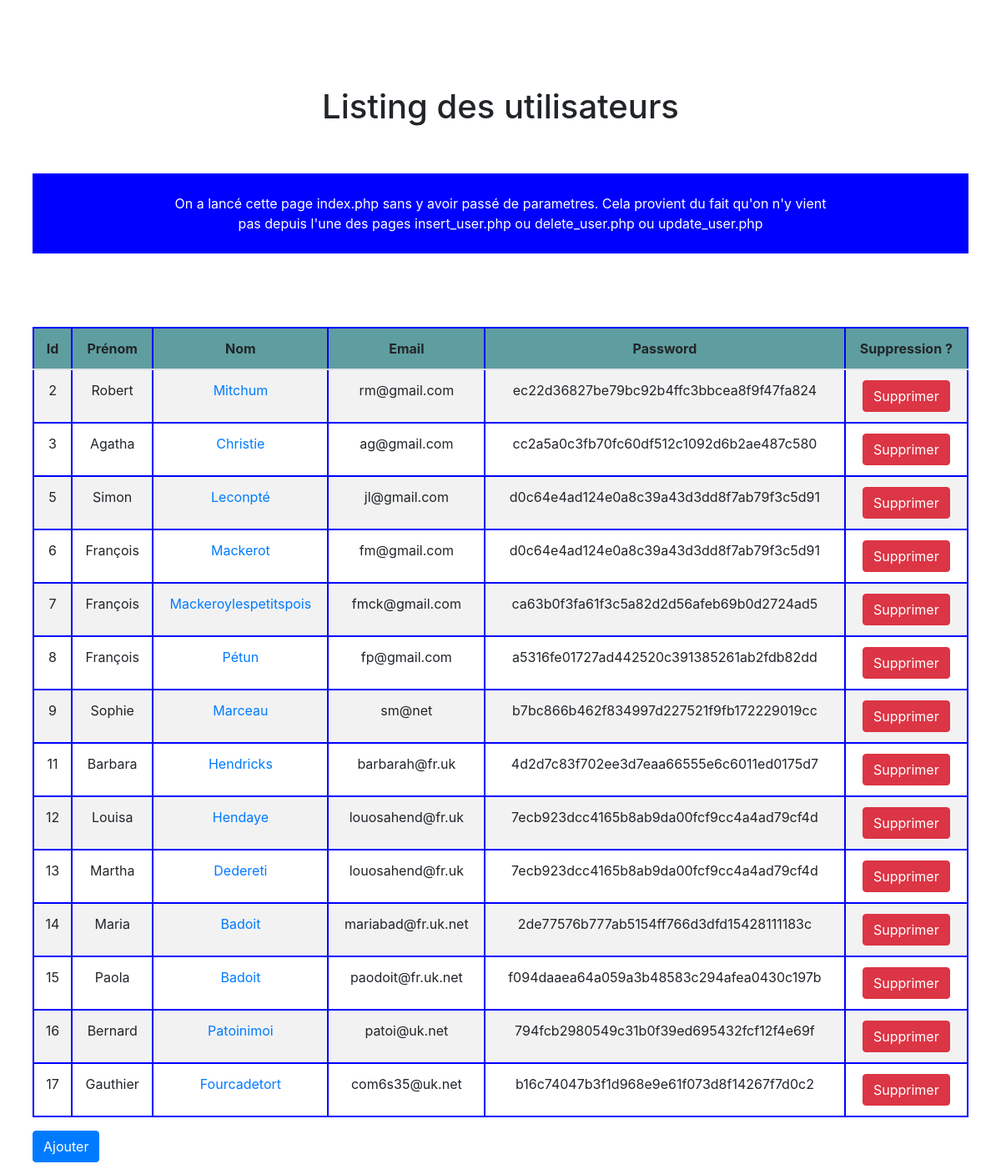
The page / on the database its author committed.
### tables this page shows
CREATE TABLE `user` (
  `id` int(3) NOT NULL,
  `nom` varchar(55) NOT NULL,
  `prenom` varchar(55) NOT NULL,
  `email` varchar(55) NOT NULL,
  `passwrd` varchar(40) NOT NULL
);

### index.php (the view, shortened to what this page needs)
<!DOCTYPE html>
<html>
    <head>
        <link rel="stylesheet" href="https://stackpath.bootstrapcdn.com/bootstrap/4.5.0/css/bootstrap.min.css">
        <link rel="stylesheet" href="styles.css" />
    </head>
    <body>
        <div class="container-fluid">
            <div class="px-4 py-2">
                <br/>
                <br />
                <br/>
                <br />
                <h1>  Listing des utilisateurs</h1>
                <br/>
                <br />
                <?php
                    $status = "";
                    if ( isset($_GET['id']) && !empty($_GET['id'])
                    && isset($_GET['status']) && !empty($_GET['status'])
                    && isset($_GET['page']) && !empty($_GET['page'])){
                        $id = intval($_GET["id"]);
                        $status = $_GET['status'];
                        $page = $_GET['page'];
                        $deb_mes = "";
                        $mil_mes = " avec l'id : " . $id;
                        $fin_mes = "<br /> lors de la sortie de la page : " . $page. ".php" ;
                        switch ($status) {
                            case "HS":
                                $deb_mes = "***** Echec ";
                                $mes =  $deb_mes . $mil_mes . $fin_mes ;
                            break;
                            case "OK":
                                $deb_mes = "Bravo Succes ";
                                $mes =  $deb_mes . $mil_mes . $fin_mes ;
                            break;
                            case "HS2":
                                $mes = "Un  utilisateur ayant même prénom et même nom est déjà présent dans la base.<br />";
                                $mes = $mes . "<br />Veuillez contacter le webmaster : mj5sur5@gmail.com";
                                break;
                            default:
                                $deb_mes = "***** Attention ***** ". $status
                                . "= cas non prévu au programme. Faites un peu attention mj !";
                                $mes =  $deb_mes . $mil_mes . $fin_mes ;
                            }
                    }
                    else{
                        $mes = "On a lancé cette page index.php sans y avoir passé de parametres.";
                        $mes = $mes . " Cela provient du fait qu'on n'y vient pas depuis l'une des pages insert_user.php ou delete_user.php ou update_user.php";
                    }
                    if ( $status == "OK" || $status == ""){
                        echo '<p class="p-mj-ok"><br />' . $mes . '<br /><br /></p>';
                    }
                    elseif ( $status == "HS"){
                        echo '<p class="p-mj-hs"><br />' . $mes . '<br /><br /></p>';
                    }
                    else{
                        echo '<p class="p-mj-hs2"><br />' . $mes . '<br /><br /></p>';
                    }
                    echo "<br /><br /><br />";
                ?>
                <?php
                    $connect = mysqli_connect("localhost", "mjdev", "&(44@5Xr!h3_baMa5fuX", "dwwm_mes_septembre");
                    $sql = "SELECT * FROM user ORDER BY id;";
                    $result = mysqli_query($connect, $sql) or die (mysqli_error($connect));
                    if ($result) {
                        $status="OK";
                        echo '<table class="table-class table table-bordered table-striped">';
                        echo '<thead class="thead-class">
                                <tr>
                                    <th>Id</th>
                                    <th>Prénom</th>
                                    <th>Nom</th>
                                    <th>Email</th>
                                    <th>Password</th>
                                    <th>Suppression ?</th>
                                </tr>
                            </thead>
                        <tbody>';
                        while($row = mysqli_fetch_assoc($result)){
                            echo '<tr><td>' . $row['id'].'</td><td>'. $row['prenom'] . '</td><td>'.'<a href='.'"form_update_user.php?id='.$row['id'].'&status='.$status.'">'.$row['nom']. '</a></td><td>'. $row['email'] . '</td><td>'. $row['passwrd'] . '</td><td><a href='.'"delete_user.php?id='.$row['id'].'" class='.'"delete"><input type="button" class="btn-add btn btn-danger" value="Supprimer"\></a></td></tr>';
                        }
                        echo '</tbody></table>';
                        echo '<a href='.'"add_user.php" class='.'"ajout'.'"><input type="button" class="btn-add btn btn-primary" value="Ajouter"\>';
                    }
                ?>
          </div>
        </div>
    </body>
</html>

### styles.css (style rules this page uses)
.thead-class { background-color: cadetblue; }
.table-class td { border: 2px solid blue; text-align: center; }
.table-class th { border: 2px solid blue; background-color: cadetblue; text-align: center; }
h1 { text-align: center; }
p { text-align: center; padding-left: 10em; padding-right: 10em; }
.p-mj-ok { background-color: #0000ff; color : #ffffff; }

### rows shown on the page
user: id "2", prenom "Robert", nom "Mitchum", email "rm@gmail.com", passwrd "ec22d36827be79bc92b4ffc3bbcea8f9f47fa824"
user: id "3", prenom "Agatha", nom "Christie", email "ag@gmail.com", passwrd "cc2a5a0c3fb70fc60df512c1092d6b2ae487c580"
user: id "5", prenom "Simon", nom "Leconpté", email "jl@gmail.com", passwrd "d0c64e4ad124e0a8c39a43d3dd8f7ab79f3c5d91"
user: id "6", prenom "François", nom "Mackerot", email "fm@gmail.com", passwrd "d0c64e4ad124e0a8c39a43d3dd8f7ab79f3c5d91"
user: id "7", prenom "François", nom "Mackeroylespetitspois", email "fmck@gmail.com", passwrd "ca63b0f3fa61f3c5a82d2d56afeb69b0d2724ad5"
user: id "8", prenom "François", nom "Pétun", email "fp@gmail.com", passwrd "a5316fe01727ad442520c391385261ab2fdb82dd"
user: id "9", prenom "Sophie", nom "Marceau", email "sm@net", passwrd "b7bc866b462f834997d227521f9fb172229019cc"
user: id "11", prenom "Barbara", nom "Hendricks", email "barbarah@fr.uk", passwrd "4d2d7c83f702ee3d7eaa66555e6c6011ed0175d7"
user: id "12", prenom "Louisa", nom "Hendaye", email "louosahend@fr.uk", passwrd "7ecb923dcc4165b8ab9da00fcf9cc4a4ad79cf4d"
user: id "13", prenom "Martha", nom "Dedereti", email "louosahend@fr.uk", passwrd "7ecb923dcc4165b8ab9da00fcf9cc4a4ad79cf4d"
user: id "14", prenom "Maria", nom "Badoit", email "mariabad@fr.uk.net", passwrd "2de77576b777ab5154ff766d3dfd15428111183c"
user: id "15", prenom "Paola", nom "Badoit", email "paodoit@fr.uk.net", passwrd "f094daaea64a059a3b48583c294afea0430c197b"
user: id "16", prenom "Bernard", nom "Patoinimoi", email "patoi@uk.net", passwrd "794fcb2980549c31b0f39ed695432fcf12f4e69f"
user: id "17", prenom "Gauthier", nom "Fourcadetort", email "com6s35@uk.net", passwrd "b16c74047b3f1d968e9e61f073d8f14267f7d0c2"

### other values the page prints
$mes "On a lancé cette page index.php sans y avoir passé de parametres. Cela provient du fait qu'on n'y vient pas depuis l'une des pages insert_user.php ou delete_user.php ou update_user.php"
